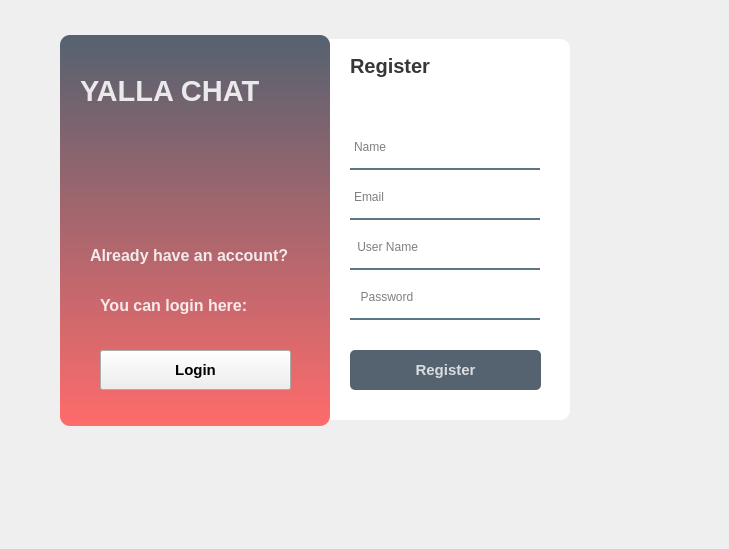
<?xml version="1.0" encoding="UTF-8"?>
<ui version="4.0">
 <class>Form</class>
 <widget class="QWidget" name="Form">
  <property name="geometry">
   <rect>
    <x>0</x>
    <y>0</y>
    <width>729</width>
    <height>549</height>
   </rect>
  </property>
  <property name="windowTitle">
   <string>Form</string>
  </property>
  <widget class="QWidget" name="widget" native="true">
   <property name="geometry">
    <rect>
     <x>20</x>
     <y>20</y>
     <width>590</width>
     <height>420</height>
    </rect>
   </property>
   <property name="styleSheet">
    <string notr="true">QPushButton#pushButton{
	background-color:rgba(85, 98, 112, 255);
	color:rgba(255, 255, 255, 200);
	border-radius:5px;
}
QPushButton#pushButton:pressed{
	padding-left:5px;
	padding-top:5px;
	background-color:rgba(255, 107, 107, 255);
	background-position:calc(100% - 10px)center;
}
QPushButton#pushButton:hover{
	background-color:rgba(255, 107, 107, 255);
}</string>
   </property>
   <widget class="QLabel" name="label">
    <property name="geometry">
     <rect>
      <x>290</x>
      <y>19</y>
      <width>260</width>
      <height>381</height>
     </rect>
    </property>
    <property name="styleSheet">
     <string notr="true">background-color:rgba(255, 255, 255, 255);
border-radius:10px;</string>
    </property>
    <property name="text">
     <string/>
    </property>
   </widget>
   <widget class="QLabel" name="label_2">
    <property name="geometry">
     <rect>
      <x>40</x>
      <y>15</y>
      <width>270</width>
      <height>391</height>
     </rect>
    </property>
    <property name="styleSheet">
     <string notr="true">background-color: qlineargradient(spread:pad, x1:0, y1:0, x2:0, y2:1, stop:0 rgba(85, 98, 112, 255), stop:1 rgba(255, 107, 107, 255));
border-radius:10px;</string>
    </property>
    <property name="text">
     <string/>
    </property>
   </widget>
   <widget class="QLabel" name="label_3">
    <property name="geometry">
     <rect>
      <x>330</x>
      <y>30</y>
      <width>101</width>
      <height>31</height>
     </rect>
    </property>
    <property name="font">
     <font>
      <pointsize>15</pointsize>
      <weight>75</weight>
      <bold>true</bold>
     </font>
    </property>
    <property name="styleSheet">
     <string notr="true">color:rgba(0, 0, 0, 200);</string>
    </property>
    <property name="text">
     <string>Register</string>
    </property>
   </widget>
   <widget class="QLineEdit" name="lineEdit">
    <property name="geometry">
     <rect>
      <x>330</x>
      <y>210</y>
      <width>190</width>
      <height>40</height>
     </rect>
    </property>
    <property name="font">
     <font>
      <pointsize>9</pointsize>
     </font>
    </property>
    <property name="styleSheet">
     <string notr="true">background-color:rgba(0, 0, 0, 0);
border:2px solid rgba(0, 0, 0, 0);
border-bottom-color:rgba(46, 82, 101, 200);
color:rgb(0, 0, 0);
padding-bottom:7px;</string>
    </property>
    <property name="placeholderText">
     <string> User Name</string>
    </property>
   </widget>
   <widget class="QLineEdit" name="lineEdit_2">
    <property name="geometry">
     <rect>
      <x>330</x>
      <y>260</y>
      <width>190</width>
      <height>40</height>
     </rect>
    </property>
    <property name="font">
     <font>
      <pointsize>9</pointsize>
     </font>
    </property>
    <property name="styleSheet">
     <string notr="true">background-color:rgba(0, 0, 0, 0);
border:2px solid rgba(0, 0, 0, 0);
border-bottom-color:rgba(46, 82, 101, 200);
color:rgb(0, 0, 0);
padding-bottom:7px;</string>
    </property>
    <property name="echoMode">
     <enum>QLineEdit::Password</enum>
    </property>
    <property name="placeholderText">
     <string>  Password</string>
    </property>
   </widget>
   <widget class="QPushButton" name="pushButton">
    <property name="geometry">
     <rect>
      <x>330</x>
      <y>330</y>
      <width>191</width>
      <height>40</height>
     </rect>
    </property>
    <property name="font">
     <font>
      <pointsize>11</pointsize>
      <weight>75</weight>
      <bold>true</bold>
     </font>
    </property>
    <property name="text">
     <string>Register</string>
    </property>
   </widget>
   <widget class="QLabel" name="label_5">
    <property name="geometry">
     <rect>
      <x>60</x>
      <y>50</y>
      <width>181</width>
      <height>41</height>
     </rect>
    </property>
    <property name="font">
     <font>
      <pointsize>22</pointsize>
      <weight>75</weight>
      <bold>true</bold>
     </font>
    </property>
    <property name="styleSheet">
     <string notr="true">color:rgba(255, 255, 255, 220);</string>
    </property>
    <property name="text">
     <string>YALLA CHAT</string>
    </property>
   </widget>
   <widget class="QLabel" name="label_6">
    <property name="geometry">
     <rect>
      <x>70</x>
      <y>190</y>
      <width>201</width>
      <height>91</height>
     </rect>
    </property>
    <property name="font">
     <font>
      <pointsize>12</pointsize>
      <weight>75</weight>
      <bold>true</bold>
     </font>
    </property>
    <property name="styleSheet">
     <string notr="true">color:rgba(255, 255, 255, 220);</string>
    </property>
    <property name="text">
     <string>Already have an account?</string>
    </property>
   </widget>
   <widget class="QLabel" name="label_7">
    <property name="geometry">
     <rect>
      <x>80</x>
      <y>240</y>
      <width>201</width>
      <height>91</height>
     </rect>
    </property>
    <property name="font">
     <font>
      <pointsize>12</pointsize>
      <weight>75</weight>
      <bold>true</bold>
     </font>
    </property>
    <property name="styleSheet">
     <string notr="true">color:rgba(255, 255, 255, 220);</string>
    </property>
    <property name="text">
     <string>You can login here:</string>
    </property>
   </widget>
   <widget class="QPushButton" name="pushButton_2">
    <property name="geometry">
     <rect>
      <x>80</x>
      <y>330</y>
      <width>191</width>
      <height>40</height>
     </rect>
    </property>
    <property name="font">
     <font>
      <pointsize>11</pointsize>
      <weight>75</weight>
      <bold>true</bold>
     </font>
    </property>
    <property name="text">
     <string>Login</string>
    </property>
   </widget>
   <widget class="QLineEdit" name="lineEdit_3">
    <property name="geometry">
     <rect>
      <x>330</x>
      <y>160</y>
      <width>190</width>
      <height>40</height>
     </rect>
    </property>
    <property name="font">
     <font>
      <pointsize>9</pointsize>
     </font>
    </property>
    <property name="styleSheet">
     <string notr="true">background-color:rgba(0, 0, 0, 0);
border:2px solid rgba(0, 0, 0, 0);
border-bottom-color:rgba(46, 82, 101, 200);
color:rgb(0, 0, 0);
padding-bottom:7px;</string>
    </property>
    <property name="placeholderText">
     <string>Email</string>
    </property>
   </widget>
   <widget class="QLineEdit" name="lineEdit_4">
    <property name="geometry">
     <rect>
      <x>330</x>
      <y>110</y>
      <width>190</width>
      <height>40</height>
     </rect>
    </property>
    <property name="font">
     <font>
      <pointsize>9</pointsize>
     </font>
    </property>
    <property name="styleSheet">
     <string notr="true">background-color:rgba(0, 0, 0, 0);
border:2px solid rgba(0, 0, 0, 0);
border-bottom-color:rgba(46, 82, 101, 200);
color:rgb(0, 0, 0);
padding-bottom:7px;</string>
    </property>
    <property name="placeholderText">
     <string>Name</string>
    </property>
   </widget>
  </widget>
 </widget>
 <resources/>
 <connections/>
</ui>
